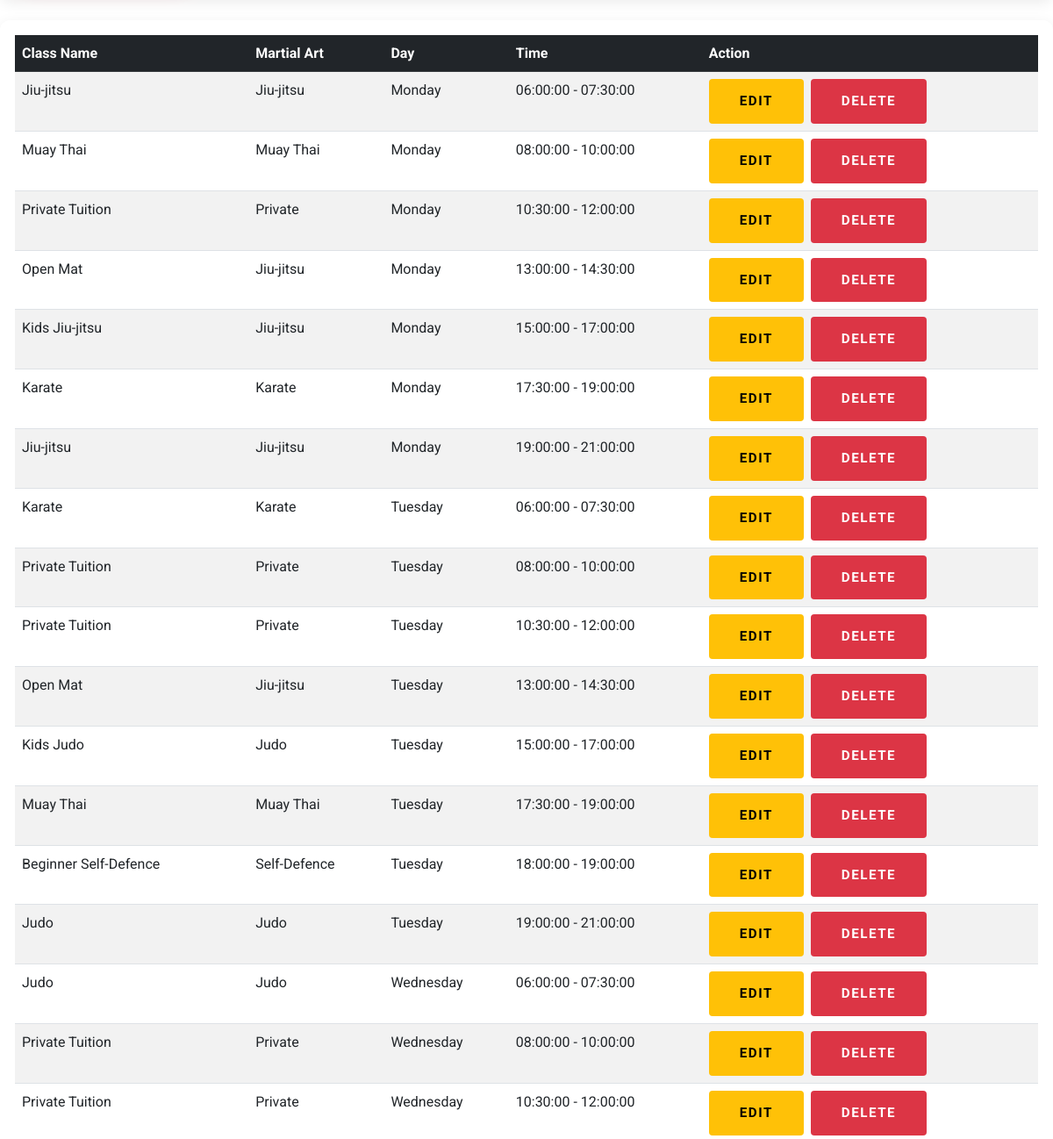
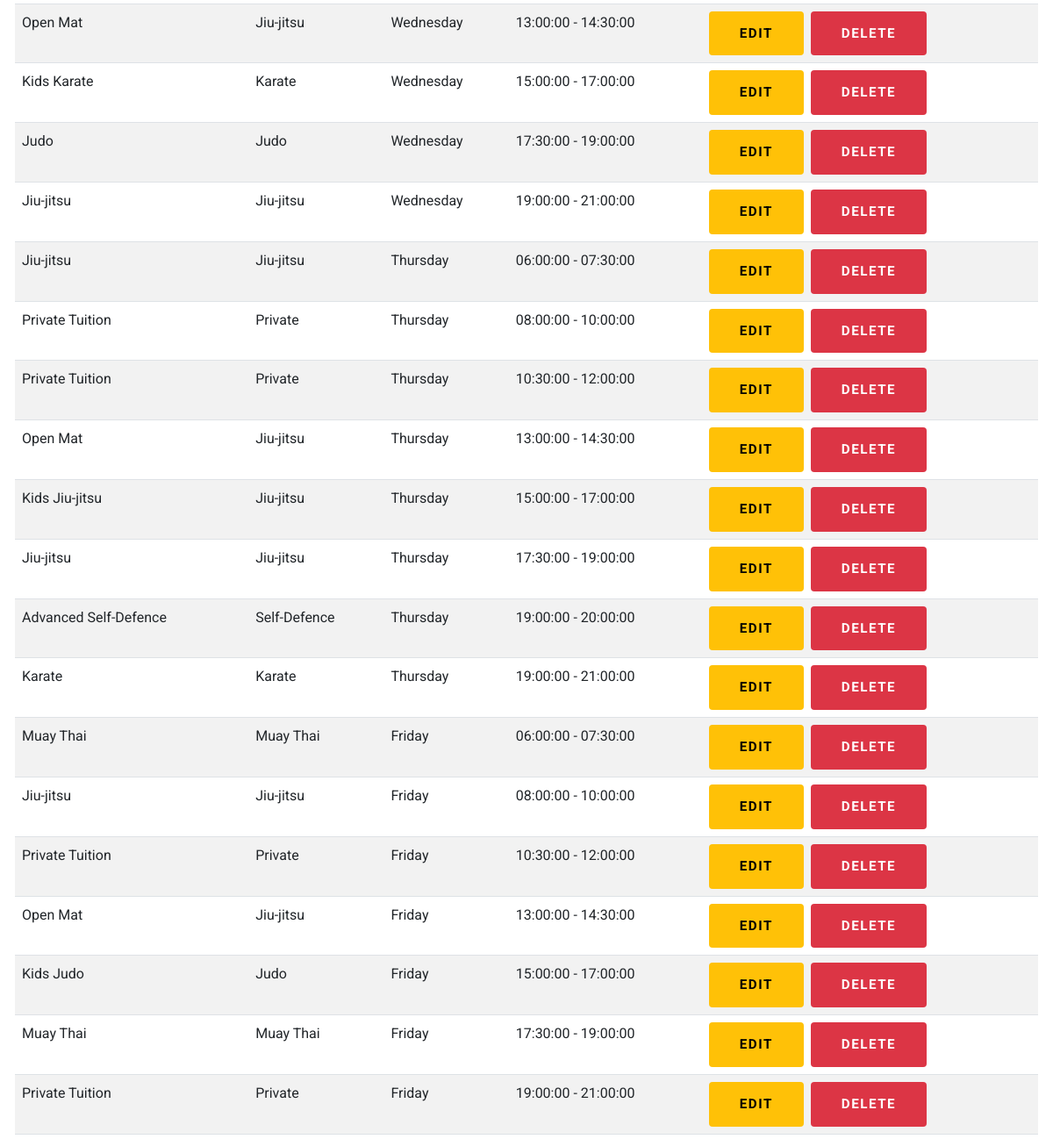
The page /admin.php (signed in, middle part) on the database as committed earlier (2 pictures, top to bottom).
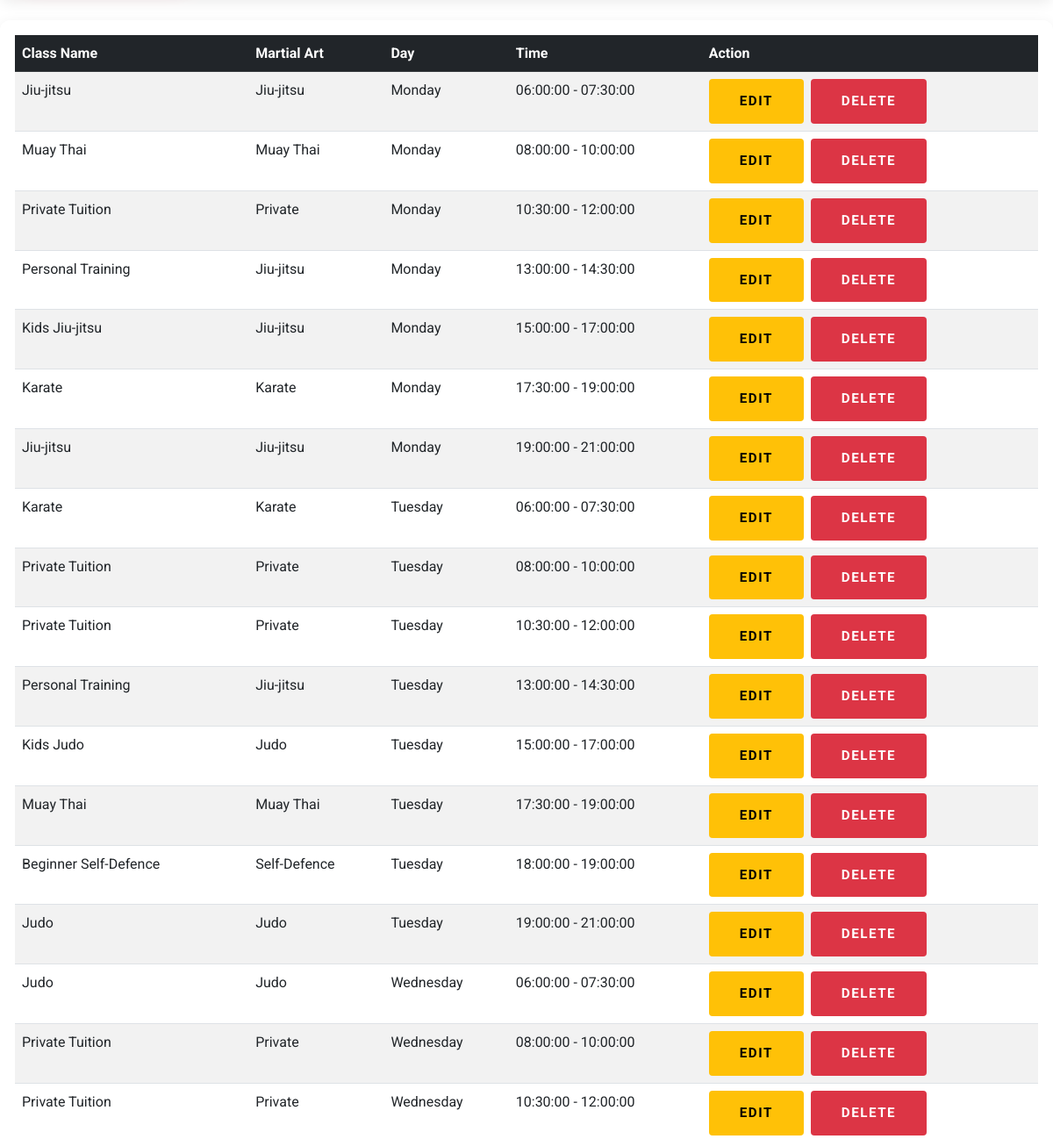
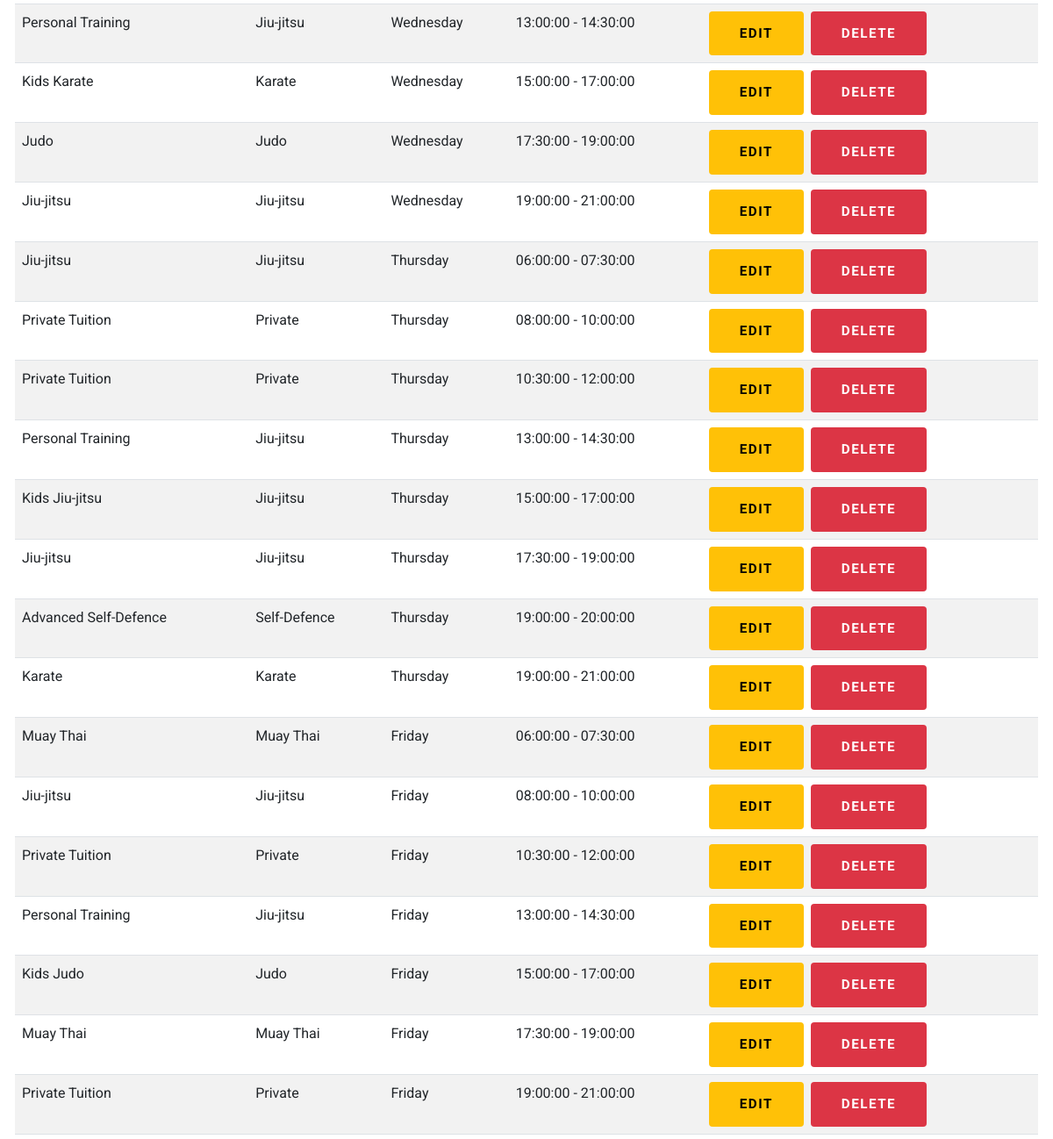
The same page on the database as committed later (2 pictures, top to bottom).
### tables this page shows
CREATE TABLE `classes` (
  `id` int(11) NOT NULL,
  `class_name` varchar(100) NOT NULL,
  `day_of_week` enum('Monday','Tuesday','Wednesday','Thursday','Friday','Saturday','Sunday') NOT NULL,
  `start_time` time NOT NULL,
  `end_time` time NOT NULL,
  `martial_art` varchar(50) NOT NULL,
  `age_group` varchar(20) DEFAULT 'Adult',
  `is_kids_class` tinyint(1) DEFAULT 0
);

### admin.php (the view, shortened to what this page needs)
<?php
include 'includes/db.php';
include 'includes/header.php';
?>
<div class="container page-section">
    <div class="glass-panel p-3">
    <table class="table table-striped table-hover mb-0">
        <thead class="table-dark">
            <tr>
                <th>Class Name</th>
                <th>Martial Art</th>
                <th>Day</th>
                <th>Time</th>
                <th>Action</th>
            </tr>
        </thead>
        <tbody>
            <?php
            $stmt_classes = $conn->prepare("SELECT id, class_name, martial_art, day_of_week, start_time, end_time FROM classes ORDER BY day_of_week, start_time");
            $stmt_classes->execute();
            $result_classes = $stmt_classes->get_result();
            if ($result_classes->num_rows > 0) {
                while($row = $result_classes->fetch_assoc()) {
                    echo "<tr>";
                    echo "<td>" . htmlspecialchars($row['class_name'], ENT_QUOTES, 'UTF-8') . "</td>";
                    echo "<td>" . htmlspecialchars($row['martial_art'] ?? 'N/A', ENT_QUOTES, 'UTF-8') . "</td>";
                    echo "<td>" . htmlspecialchars($row['day_of_week'], ENT_QUOTES, 'UTF-8') . "</td>";
                    echo "<td>" . htmlspecialchars($row['start_time'], ENT_QUOTES, 'UTF-8') . " - " . htmlspecialchars($row['end_time'], ENT_QUOTES, 'UTF-8') . "</td>";
                    echo "<td>";
                    echo "<a href='classes_manage.php?action=edit&id=" . intval($row['id']) . "' class='btn btn-warning btn-sm me-2'>Edit</a>";
                    echo "<a href='classes_manage.php?action=delete&id=" . intval($row['id']) . "' class='btn btn-danger btn-sm' onclick='return confirm(\\\"Are you sure?\\\")'>Delete</a>";
                    echo "</td>";
                    echo "</tr>";
                }
            } else {
                echo "<tr><td colspan='5'>No classes scheduled yet.</td></tr>";
            }            $stmt_classes->close();            ?>
        </tbody>
    </table>
    </div>
</div>
<?php include 'includes/footer.php'; ?>

Rows that differ between the two databases and show on the page:
changed classes (number 4 of 37 on the later page): class_name "Open Mat" → "Personal Training"
changed classes (number 11 of 37 on the later page): class_name "Open Mat" → "Personal Training"
changed classes (number 19 of 37 on the later page): class_name "Open Mat" → "Personal Training"
changed classes (number 26 of 37 on the later page): class_name "Open Mat" → "Personal Training"
changed classes (number 34 of 37 on the later page): class_name "Open Mat" → "Personal Training"
